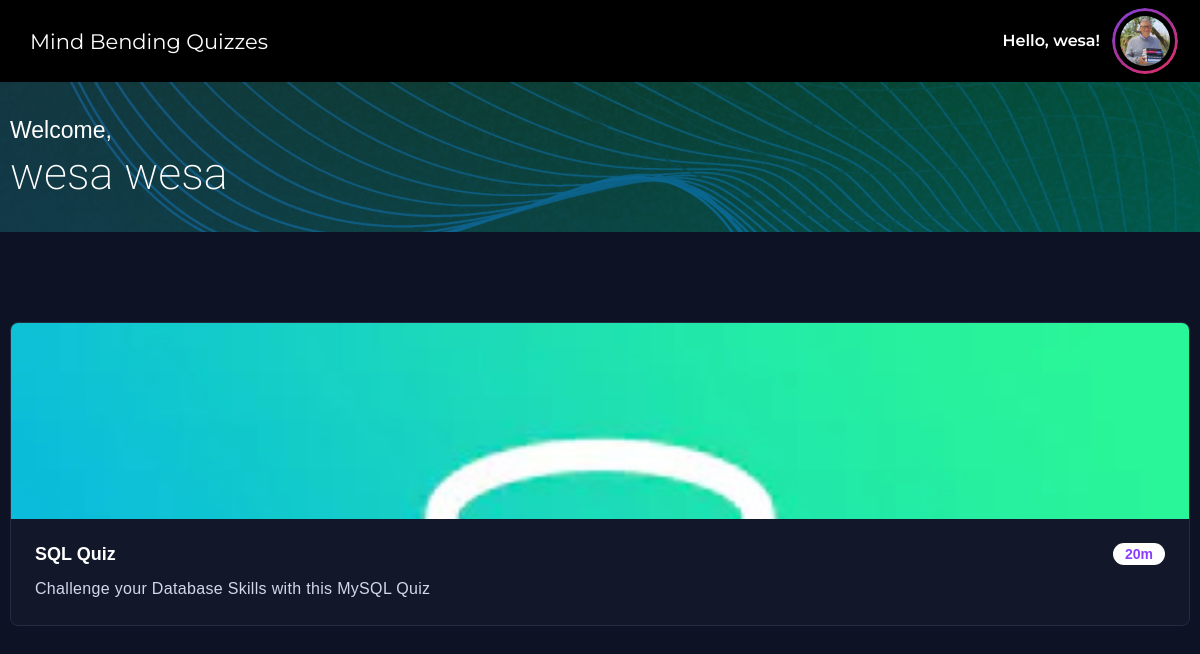
Before: /components/user.php (signed in) with the older database file.
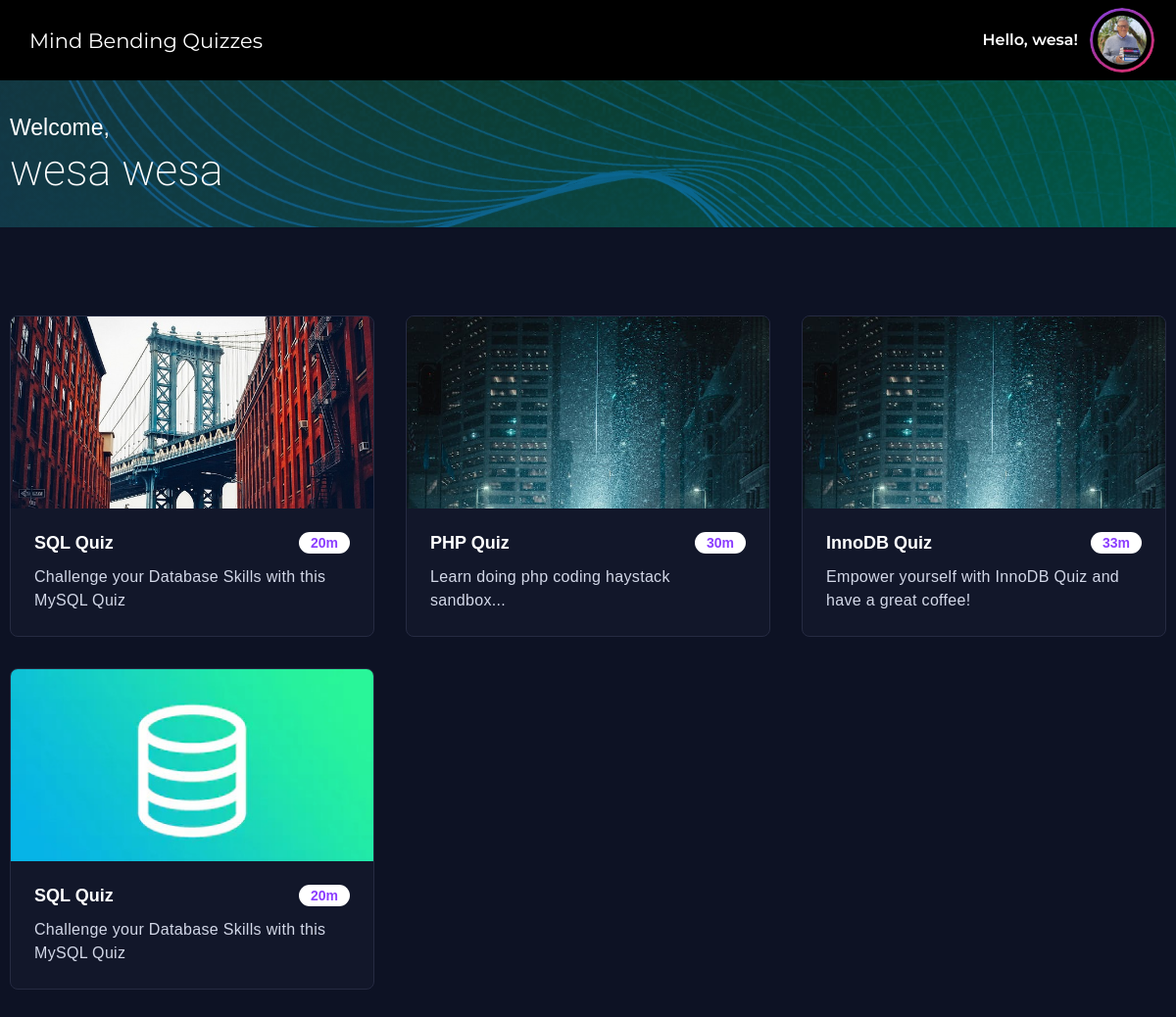
After: the same page with the newer database file.
### tables this page shows
CREATE TABLE `quiz_desc` (
  `quiz_id` int(11) NOT NULL,
  `quiz_name` varchar(55) NOT NULL,
  `quiz_picture` varchar(255) NOT NULL,
  `quiz_title` varchar(55) NOT NULL,
  `quiz_text` varchar(255) NOT NULL,
  `quiz_mins` varchar(5) NOT NULL
);

### components/user.php (the view)
<?php
include 'user-header.php';
include 'connection.php';
        $res=mysqli_query($con,"select * from quiz_desc");
?>
    <div class="user-wrapper">
      <?php while($row=mysqli_fetch_array($res)){?>
        <div class="card">
          <div class="card-img">
            <a href="/">
              <img src="../<?php echo $row["quiz_picture"] ?>" alt="SQL Quiz" />
            </a>
          </div>
            <div class="card-desc">
            <div class="cd-top">
              <h3 class="leading-title"><a href="/"><?php echo $row['quiz_title'] ?></a></h3>
              <div class="card-minutes"><?php echo $row['quiz_mins'] ?>m</div>
            </div>
            <p><?php echo $row['quiz_text'] ?></p>
          </div>
        </div>
    <?php  } ?>
      <div class="card">
        <div class="card-img">
          <a href="/">
            <img src="../images/mysqql.jpg" alt="SQL Quiz" />
          </a>
        </div>
        <div class="card-desc">
          <div class="cd-top">
            <h3 class="leading-title"><a href="/">SQL Quiz</a></h3>
            <div class="card-minutes">20m</div>
          </div>
          <p>Challenge your Database Skills with this MySQL Quiz</p>
        </div>
      </div>
    </div>
  </body>
</html>

### components/user-header.php (shortened to what this page needs)
<?php
if (isset($_SESSION['username'])) {
    $firstname = $_SESSION['firstname'];
    $lastname = $_SESSION['lastname'];
} else {
    header('Location: ../index.php');
    exit();
}
?>
<!DOCTYPE html>
<html lang="en">
  <head>
    <link rel="stylesheet" href="../styles.css" />
  </head>
  <body class="<?php echo basename($_SERVER['PHP_SELF'], '.php'); ?>">
    <div class="header">
      <div class="header-inner">
        <div class="header-left">
          <h2 class="logo-name">Mind Bending Quizzes</h2>
        </div>
        <div class="header-right">
          <div class="profile-wrap">
            <div class="profile-images" onclick="toggleDropdown()">
              <p class="greet">Hello, <?php echo $firstname; ?>!</p>
              <div class="profile">
                <img
                  src="../images/efraim.jpg"
                  alt="Profile Picture"
                  class="profile-image"
                />
              </div>
            </div>
          </div>
        </div>
      </div>
    </div>
    <div class="user-intro">
      <div class="ui-wrapper">
        <p>Welcome,</p>
        <h2><?php echo $firstname . ' ' . $lastname; ?></h2>
      </div>
    </div>

### styles.css (style rules this page uses)
body { font-family: Arial, sans-serif; margin: 0; }
.header { background-color: #222; color: #fff; padding: 10px; text-align: right; }
.profile { position: relative; display: inline-block; cursor: pointer; }
.greet, .profile, .profile-image { pointer-events: none; }
.profile-images { display: flex; align-items: center; gap: 20px; pointer-events: all; cursor: pointer; }
.profile::before { content: ""; pointer-events: none; position: absolute; z-index: -1; z-index: 2; inset: -8px; background: linear-gradient( 144deg, rgba(129, 64, 228, 1) 0%, rgba(170, 52, 152, 1) 48%, rgba(231, 44, 97, 1) 100% ); padding: 3px; border-radius: 50%; -webkit-mask: linear-gradient(#fff 0 0) content-box, linear-gradient(#fff 0 0); mask: linear-gradient(#fff 0 0) content-box, linear-gradient(#fff 0 0); -webkit-mask-composite: xor; mask-composite: exclude; transition: all ease-in 0.3s; }
.profile-images img { width: 50px; height: 50px; border-radius: 50%; object-fit: cover; }
html, body, div, span, applet, object, iframe, h1, h2, h3, h4, h5, h6, p, blockquote, pre, a, abbr, acronym, address, big, cite, code, del, dfn, em, img, ins, kbd, q, s, samp, small, strike, strong, sub, sup, tt, var, b, u, i, center, dl, dt, dd, ol, ul, li, fieldset, form, label, legend, table, caption, tbody, tfoot, thead, tr, th, td, article, aside, canvas, details, embed, figure, figcaption, footer, header, hgroup, menu, nav, output, ruby, section, summary, time, mark, audio, video { margin: 0; padding: 0; border: 0; font-size: 100%; font: inherit; vertical-align: baseline; }
body { line-height: 1; }
a { text-decoration: none; color: #fff; outline: none; }
*, *::before, *::after { box-sizing: border-box; }
img { display: block; width: 100%; }
:root { --clr-primary: #8b3dff; --clr-secondary: #9e77f3; }
body { font-family: Arial, Helvetica, sans-serif; }
.header { position: fixed; top: 0; left: 0; z-index: 1007; font-family: "Montserrat", sans-serif; width: 100%; padding: 16px 30px; background: #000; }
.header-inner { align-items: center; display: flex; justify-content: space-between; max-width: 1180px; margin: 0 auto; }
.header-left { display: flex; align-items: center; gap: 16px; }
.logo-name { font-size: 21px; color: #fff; }
.header-right { display: flex; align-items: center; gap: 16px; font-weight: 600; white-space: nowrap; }
.user-intro { height: 150px; width: 100%; margin-top: 82px; background: url(images/welcome-bg.png) right no-repeat; }
.ui-wrapper { color: #fff; max-width: 1180px; height: 100%; display: flex; flex-direction: column; justify-content: center; margin: 0 auto; }
.ui-wrapper p { font-size: 23px; margin-bottom: 9px; }
.ui-wrapper h2 { font-size: 45px; font-weight: 200; font-family: "Roboto", sans-serif; }
.user-wrapper { display: grid; grid-template-columns: repeat(auto-fit, minmax(370px, 1fr)); gap: 32px; }
.card { background: #12172a; border-radius: 8px; border: 1px solid rgb(38 43 66); transition: all 0.2s; overflow: hidden; }
.card-img { height: 196px; overflow: hidden; }
.card-desc { padding: 24px; }
.cd-top { display: flex; align-items: center; justify-content: space-between; margin-bottom: 12px; }
.leading-title { font-size: 18px; font-weight: 600; transition: all 0.2s; }
.leading-title a { transition: all 0.2s; }
.card-minutes { font-size: 14px; font-weight: 700; padding: 4px 12px; background: #fff; color: var(--clr-primary); border-radius: 16px; }
.card-desc p { color: #d3d8e8; line-height: 1.5; letter-spacing: 0.02em; }
body.user { background: #0d1224; }
.user-wrapper { max-width: 1180px; margin: 90px auto; }

Changed rows visible on the page:
added quiz_desc: quiz_picture (picture), quiz_title "SQL Quiz", quiz_mins "20", quiz_text "Challenge your Database Skills with this MySQL Quiz"
added quiz_desc: quiz_picture (picture), quiz_title "PHP Quiz", quiz_mins "30", quiz_text "Learn doing php coding haystack sandbox..."
added quiz_desc: quiz_picture (picture), quiz_title "InnoDB Quiz", quiz_mins "33", quiz_text "Empower yourself with InnoDB Quiz and have a great coffee!"
